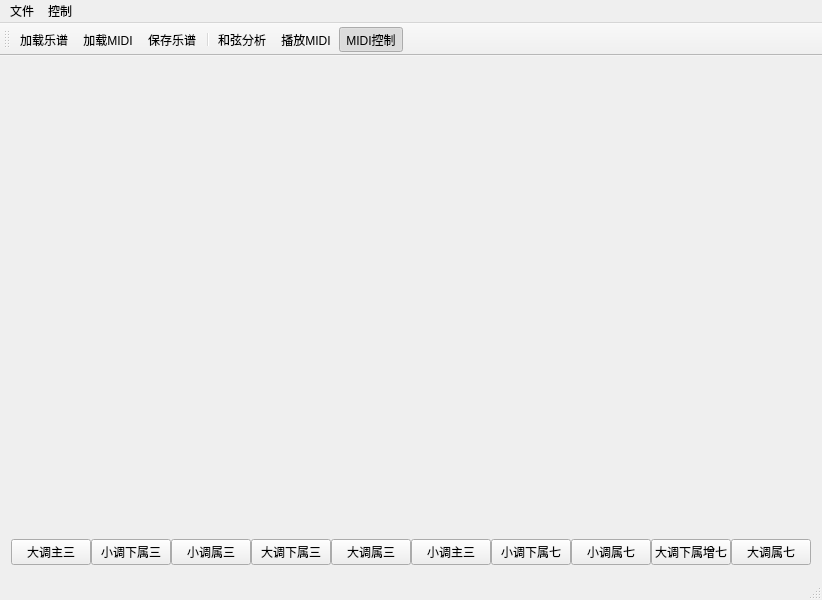
<?xml version="1.0" encoding="UTF-8"?>
<ui version="4.0">
 <class>MainWindow</class>
 <widget class="QMainWindow" name="MainWindow">
  <property name="geometry">
   <rect>
    <x>0</x>
    <y>0</y>
    <width>800</width>
    <height>600</height>
   </rect>
  </property>
  <property name="windowTitle">
   <string>乐理精灵</string>
  </property>
  <property name="windowIcon">
   <iconset resource="katmus.qrc">
    <normaloff>:/images/iconpent.png</normaloff>:/images/iconpent.png</iconset>
  </property>
  <property name="styleSheet">
   <string notr="true"/>
  </property>
  <widget class="QWidget" name="centralWidget">
   <layout class="QGridLayout" name="gridLayout">
    <item row="0" column="0" rowspan="2">
     <widget class="QWidget" name="widget_toolbox" native="true">
      <layout class="QGridLayout" name="gridLayout_toolbox">
       <property name="margin">
        <number>0</number>
       </property>
       <property name="spacing">
        <number>0</number>
       </property>
      </layout>
     </widget>
    </item>
    <item row="1" column="1">
     <widget class="QWidget" name="widget_keybd" native="true">
      <layout class="QGridLayout" name="gridLayout_keybd">
       <property name="margin">
        <number>0</number>
       </property>
       <property name="spacing">
        <number>0</number>
       </property>
      </layout>
     </widget>
    </item>
    <item row="2" column="0" colspan="2">
     <widget class="QWidget" name="widget_chord" native="true">
      <property name="maximumSize">
       <size>
        <width>16777215</width>
        <height>30</height>
       </size>
      </property>
      <layout class="QGridLayout" name="gridLayout_2">
       <property name="margin">
        <number>0</number>
       </property>
       <property name="spacing">
        <number>0</number>
       </property>
       <item row="0" column="0">
        <widget class="QPushButton" name="btn_0">
         <property name="text">
          <string>大调主三</string>
         </property>
        </widget>
       </item>
       <item row="0" column="1">
        <widget class="QPushButton" name="btn_1">
         <property name="text">
          <string>小调下属三</string>
         </property>
        </widget>
       </item>
       <item row="0" column="2">
        <widget class="QPushButton" name="btn_2">
         <property name="text">
          <string>小调属三</string>
         </property>
        </widget>
       </item>
       <item row="0" column="3">
        <widget class="QPushButton" name="btn_3">
         <property name="text">
          <string>大调下属三</string>
         </property>
        </widget>
       </item>
       <item row="0" column="4">
        <widget class="QPushButton" name="btn_4">
         <property name="text">
          <string>大调属三</string>
         </property>
        </widget>
       </item>
       <item row="0" column="5">
        <widget class="QPushButton" name="btn_5">
         <property name="text">
          <string>小调主三</string>
         </property>
        </widget>
       </item>
       <item row="0" column="6">
        <widget class="QPushButton" name="btn_6">
         <property name="text">
          <string>小调下属七</string>
         </property>
        </widget>
       </item>
       <item row="0" column="7">
        <widget class="QPushButton" name="btn_7">
         <property name="text">
          <string>小调属七</string>
         </property>
        </widget>
       </item>
       <item row="0" column="8">
        <widget class="QPushButton" name="btn_8">
         <property name="text">
          <string>大调下属增七</string>
         </property>
        </widget>
       </item>
       <item row="0" column="9">
        <widget class="QPushButton" name="btn_9">
         <property name="text">
          <string>大调属七</string>
         </property>
        </widget>
       </item>
      </layout>
     </widget>
    </item>
   </layout>
  </widget>
  <widget class="QMenuBar" name="menuBar">
   <property name="geometry">
    <rect>
     <x>0</x>
     <y>0</y>
     <width>800</width>
     <height>20</height>
    </rect>
   </property>
   <widget class="QMenu" name="menu">
    <property name="title">
     <string>文件</string>
    </property>
    <addaction name="actionOpen"/>
    <addaction name="actionSave"/>
    <addaction name="actionOpenMidi"/>
   </widget>
   <widget class="QMenu" name="menu_2">
    <property name="title">
     <string>控制</string>
    </property>
    <addaction name="actionMIDI_controller"/>
    <addaction name="separator"/>
    <addaction name="undoAction"/>
    <addaction name="redoAction"/>
    <addaction name="separator"/>
    <addaction name="chordAnalyse"/>
    <addaction name="actionPlayMidi"/>
   </widget>
   <addaction name="menu"/>
   <addaction name="menu_2"/>
  </widget>
  <widget class="QToolBar" name="mainToolBar">
   <attribute name="toolBarArea">
    <enum>TopToolBarArea</enum>
   </attribute>
   <attribute name="toolBarBreak">
    <bool>false</bool>
   </attribute>
   <addaction name="actionOpen"/>
   <addaction name="actionOpenMidi"/>
   <addaction name="actionSave"/>
   <addaction name="separator"/>
   <addaction name="chordAnalyse"/>
   <addaction name="actionPlayMidi"/>
   <addaction name="actionMIDI_controller"/>
  </widget>
  <widget class="QStatusBar" name="statusBar"/>
  <action name="actionMIDI_controller">
   <property name="checkable">
    <bool>true</bool>
   </property>
   <property name="checked">
    <bool>true</bool>
   </property>
   <property name="icon">
    <iconset resource="katmus.qrc">
     <normaloff>:/images/piano.png</normaloff>:/images/piano.png</iconset>
   </property>
   <property name="text">
    <string>MIDI控制</string>
   </property>
   <property name="toolTip">
    <string>MIDI控制</string>
   </property>
  </action>
  <action name="actionSave">
   <property name="icon">
    <iconset resource="katmus.qrc">
     <normaloff>:/images/save.png</normaloff>:/images/save.png</iconset>
   </property>
   <property name="text">
    <string>保存乐谱</string>
   </property>
  </action>
  <action name="undoAction">
   <property name="icon">
    <iconset resource="katmus.qrc">
     <normaloff>:/images/undo.png</normaloff>:/images/undo.png</iconset>
   </property>
   <property name="text">
    <string>撤销</string>
   </property>
   <property name="shortcut">
    <string>Ctrl+Z</string>
   </property>
  </action>
  <action name="redoAction">
   <property name="icon">
    <iconset resource="katmus.qrc">
     <normaloff>:/images/redo.png</normaloff>:/images/redo.png</iconset>
   </property>
   <property name="text">
    <string>重复</string>
   </property>
   <property name="shortcut">
    <string>Ctrl+Shift+Z</string>
   </property>
  </action>
  <action name="chordAnalyse">
   <property name="icon">
    <iconset resource="katmus.qrc">
     <normaloff>:/images/wave.png</normaloff>:/images/wave.png</iconset>
   </property>
   <property name="text">
    <string>和弦分析</string>
   </property>
   <property name="toolTip">
    <string>和弦分析</string>
   </property>
  </action>
  <action name="actionPlayMidi">
   <property name="icon">
    <iconset resource="katmus.qrc">
     <normaloff>:/images/play.png</normaloff>:/images/play.png</iconset>
   </property>
   <property name="text">
    <string>播放MIDI</string>
   </property>
  </action>
  <action name="actionOpen">
   <property name="icon">
    <iconset resource="katmus.qrc">
     <normaloff>:/images/open.png</normaloff>:/images/open.png</iconset>
   </property>
   <property name="text">
    <string>加载乐谱</string>
   </property>
  </action>
  <action name="actionOpenMidi">
   <property name="icon">
    <iconset resource="katmus.qrc">
     <normaloff>:/images/iconproject.png</normaloff>:/images/iconproject.png</iconset>
   </property>
   <property name="text">
    <string>加载MIDI</string>
   </property>
  </action>
 </widget>
 <layoutdefault spacing="6" margin="11"/>
 <resources>
  <include location="katmus.qrc"/>
 </resources>
 <connections/>
</ui>
